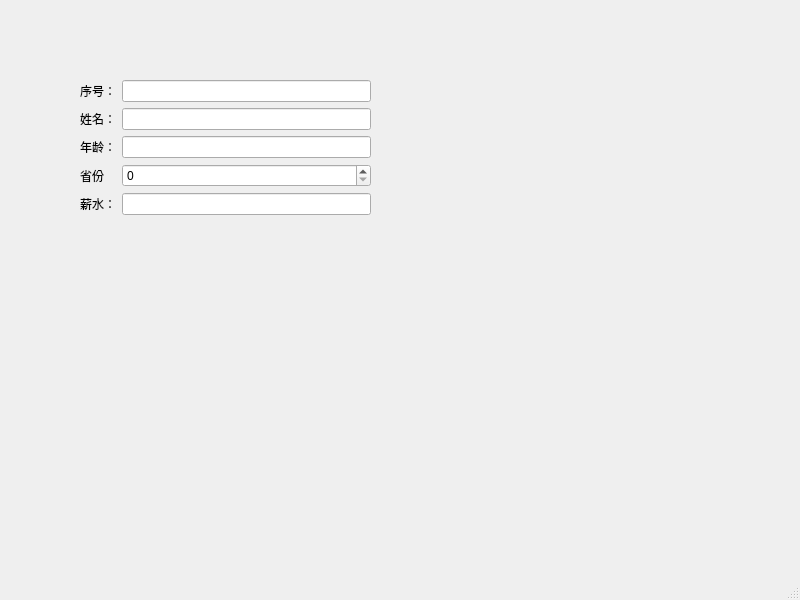
<?xml version="1.0" encoding="UTF-8"?>
<ui version="4.0">
 <class>MainWindow</class>
 <widget class="QMainWindow" name="MainWindow">
  <property name="geometry">
   <rect>
    <x>0</x>
    <y>0</y>
    <width>800</width>
    <height>600</height>
   </rect>
  </property>
  <property name="windowTitle">
   <string>MainWindow</string>
  </property>
  <widget class="QWidget" name="centralwidget">
   <widget class="QWidget" name="formLayoutWidget">
    <property name="geometry">
     <rect>
      <x>80</x>
      <y>80</y>
      <width>291</width>
      <height>141</height>
     </rect>
    </property>
    <layout class="QFormLayout" name="formLayout">
     <item row="0" column="1">
      <widget class="QLineEdit" name="lineEdit"/>
     </item>
     <item row="1" column="0">
      <widget class="QLabel" name="label_6">
       <property name="text">
        <string>姓名：</string>
       </property>
      </widget>
     </item>
     <item row="1" column="1">
      <widget class="QLineEdit" name="lineEdit_2"/>
     </item>
     <item row="2" column="0">
      <widget class="QLabel" name="label_3">
       <property name="text">
        <string>年龄：</string>
       </property>
      </widget>
     </item>
     <item row="2" column="1">
      <widget class="QLineEdit" name="lineEdit_4"/>
     </item>
     <item row="3" column="0">
      <widget class="QLabel" name="label_4">
       <property name="text">
        <string>省份</string>
       </property>
      </widget>
     </item>
     <item row="3" column="1">
      <widget class="QSpinBox" name="spinBox"/>
     </item>
     <item row="4" column="0">
      <widget class="QLabel" name="label_5">
       <property name="text">
        <string>薪水：</string>
       </property>
      </widget>
     </item>
     <item row="4" column="1">
      <widget class="QLineEdit" name="lineEdit_5"/>
     </item>
     <item row="0" column="0">
      <widget class="QLabel" name="label">
       <property name="text">
        <string>序号：</string>
       </property>
      </widget>
     </item>
    </layout>
   </widget>
  </widget>
  <widget class="QMenuBar" name="menubar">
   <property name="geometry">
    <rect>
     <x>0</x>
     <y>0</y>
     <width>800</width>
     <height>23</height>
    </rect>
   </property>
  </widget>
  <widget class="QStatusBar" name="statusbar"/>
 </widget>
 <resources/>
 <connections/>
</ui>
